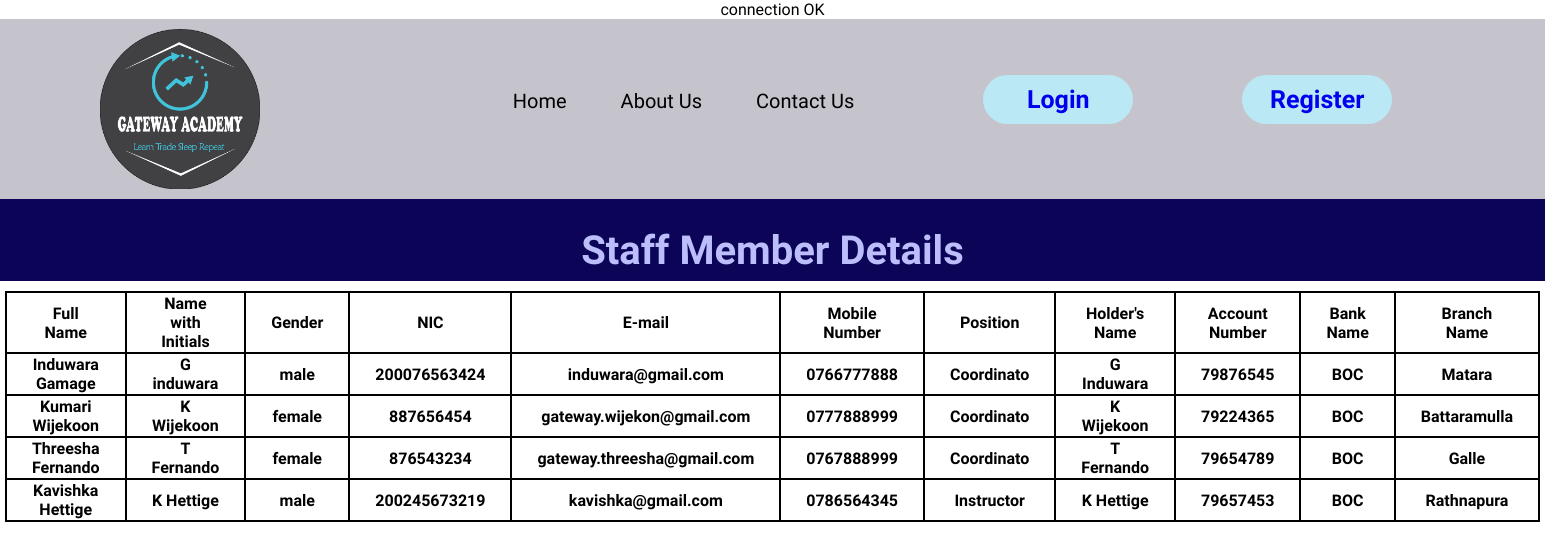
Page /staffMemberDetails.php on the committed database.
### tables this page shows
CREATE TABLE IF NOT EXISTS `staffmemberinfo` (
  `fullName` varchar(60) NOT NULL,
  `nameWithInitials` varchar(40) NOT NULL,
  `gender` varchar(7) NOT NULL,
  `nic` varchar(12) NOT NULL,
  `email` varchar(100) NOT NULL,
  `mobile` varchar(10) NOT NULL,
  `position` varchar(10) NOT NULL,
  `holderName` varchar(40) NOT NULL,
  `accountNumber` varchar(20) NOT NULL,
  `bankName` varchar(20) NOT NULL,
  `branchName` varchar(20) NOT NULL
);

### staffMemberDetails.php (the view, shortened to what this page needs)
<?php
include("connection.php");
?>
<!DOCTYPE html>
<html>
<head>
	<link rel="stylesheet" type="text/css" href="style.css">
</head>
<body>
	<div>
		<nav>
			<img class="logoo" src="images\logoo.png"  width="160px" height="160px">
			<ul>
				<li><a href="index.php">Home</a>  </li>
				<li><a href="second.php">About Us</a> </li>
				<li><a href="contact.php">Contact Us</a> </li>
				<button><a href="login.php">Login</a> </button>
			    <button><a href="register.php">Register</a></button>
			</ul>
		</nav>
	</div>
<div class="studentInfo" id="studentInfo">
		<div class="topic">
			<h1>Staff Member Details</h1>
		</div>
		<div class="content">
			<table>
				<tr> <th>Full Name</th>
					<th>Name with Initials</th>
					<th>Gender</th>
					<th>NIC</th>
					<th>E-mail</th>
					<th>Mobile Number</th>
					<th>Position</th>
					<th>Holder's Name</th>
					<th>Account Number </th>
					<th>Bank Name</th>
					<th>Branch Name </th>
				</tr>
				<?php
				$query = "SELECT * FROM staffmemberinfo";
				$result = mysqli_query($conn, $query);
				while ($row=mysqli_fetch_assoc($result))
				{
					echo "
					<tr>
					<th>".$row['fullName']."</th>
					<th>".$row['nameWithInitials']."</th>
					<th>".$row['gender']."</th>
					<th>".$row['nic']."</th>
					<th>".$row['email']."</th>
					<th>".$row['mobile']."</th>
					<th>".$row['position']."</th>
					<th>".$row['holderName']."</th>
					<th>".$row['accountNumber']." </th>
					<th>".$row['bankName']."</th>
					<th>".$row['branchName']." </th>
				    </tr>";
				}
				?>
			</table>
		</div>
<br>
<br>
</div>
</body>
</html>

### style.css (style rules this page uses)
body { text-align: center; margin: 0; padding: 0; font-family: 'Philosopher', sans-serif; box-sizing: border-box; font-family: Philosopher; }
nav { background-color: #c5c4cc; height: 180px; align-items: center; float: center; font-weight: 200; }
nav ul li { display: inline-block; margin: 70px 0px; }
nav ul { float: center; margin: 0px 20px; }
nav ul li a { color: #000; text-decoration: none; font-size: 20px; padding: 6px 25px; float: center; }
img { margin: 10px 100px; float: left; }
button { padding: 10px; width: 150px; margin: 5px; text-align: center; font-weight: 1000; font-family: Philosopher; font-style: bold; font-size: 25px; cursor: pointer; border-radius: 100px; background-color: #bae8f5; border: none; margin-left: 100px; }
a { text-decoration: none; }
.studentInfo .topic { font-size: 20px; background-color: #0B0457; padding: 1px; margin: 0px; font-weight: 50px; height: 80px; color: #bbbefb; text-align: center; }
.studentInfo .content { margin-bottom: 350px; }
.studentInfo .content table { margin-left: auto; margin-right: auto; margin-top: 10px; width: 80%; border-collapse: collapse; }
.studentInfo .content table th { border: 2px solid black; padding: 1px 25px; }

### rows in the picture
staffmemberinfo: fullName "Induwara Gamage", nameWithInitials "G induwara", gender "male", nic "200076563424", email "induwara@gmail.com", mobile "0766777888", position "Coordinato", holderName "G Induwara", accountNumber "79876545", bankName "BOC", branchName "Matara"
staffmemberinfo: fullName "Kumari Wijekoon", nameWithInitials "K Wijekoon", gender "female", nic "887656454", email "gateway.wijekon@gmail.com", mobile "0777888999", position "Coordinato", holderName "K Wijekoon", accountNumber "79224365", bankName "BOC", branchName "Battaramulla"
staffmemberinfo: fullName "Threesha Fernando", nameWithInitials "T Fernando", gender "female", nic "876543234", email "gateway.threesha@gmail.com", mobile "0767888999", position "Coordinato", holderName "T Fernando", accountNumber "79654789", bankName "BOC", branchName "Galle"
staffmemberinfo: fullName "Kavishka Hettige", nameWithInitials "K Hettige", gender "male", nic "200245673219", email "kavishka@gmail.com", mobile "0786564345", position "Instructor", holderName "K Hettige", accountNumber "79657453", bankName "BOC", branchName "Rathnapura"
